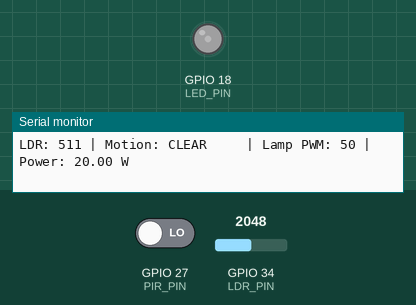
Simulated run of this sketch. Board: ESP32. On the bench: output pins drawn as LEDs (lit = HIGH), the last lines printed to the serial monitor. The test bench sets the inputs (shaded band); at power-on: GPIO 27 (PIR_PIN) LOW, GPIO 34 (LDR_PIN) = 2048. WiFi joins after 1.5 s; servers stay silent unless stated.

Above: at 2.7 s.
2.8 s: GPIO 27 (PIR_PIN) driven HIGH
At 4.2 s:
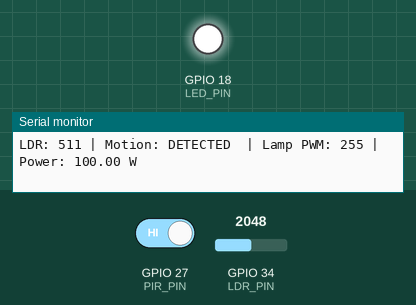
4.5 s: GPIO 27 (PIR_PIN) driven LOW
At 5.4 s:
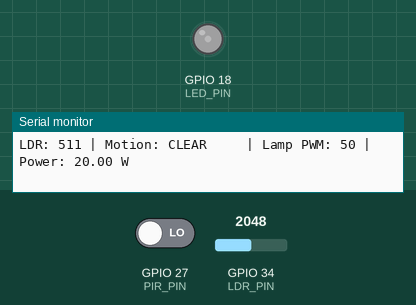
Timing chart, 0 to 7.5 s (numbered marks = the images above; inputs shaded):
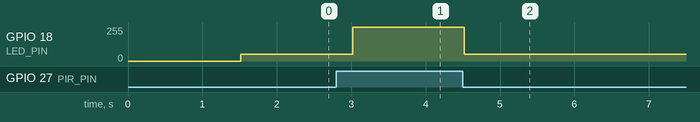

The sketch:

sketch.ino
```cpp
/*
 * Smart Streetlight IoT Control System with ThingSpeak Integration
 * Hardware: ESP32 + LDR + PIR Sensor + LED (Wokwi Simulation)
 * Course: 25EE256 - Sensor and Instrumentation
 */

#include <WiFi.h>
#include <HTTPClient.h>

// WiFi Configuration (Wokwi Free Virtual AP)
const char* ssid = "Wokwi-GUEST";
const char* password = "";

// ThingSpeak Configuration
// Replace with your ThingSpeak Write API Key from your channel:
const char* serverName = "http://api.thingspeak.com/update";
String apiKey = "YOUR_THINGSPEAK_WRITE_API_KEY";

// Pin Definitions
const int LDR_PIN = 34;      // ESP32 Analog Input (ADC1)
const int PIR_PIN = 27;      // PIR Motion Digital Input
const int LED_PIN = 18;      // PWM Output to Streetlight LED

// Threshold setting for LDR module (0 - 4095 on ESP32 ADC)
// In Wokwi photoresistor: High Lux gives low ADC value, Darkness gives high ADC value
const int LUX_THRESHOLD = 2000;

// Brightness levels (0-255 PWM)
const int BRIGHTNESS_OFF  = 0;    // 0% - Day mode
const int BRIGHTNESS_DIM  = 50;   // ~20% - Night idle standby mode
const int BRIGHTNESS_FULL = 255;  // 100% - Motion triggered active mode

// Telemetry Timer (ThingSpeak free tier rate limit is 15 seconds)
unsigned long lastTime = 0;
const unsigned long timerDelay = 15000; // 15 seconds

void setup() {
  Serial.begin(115200);
  pinMode(PIR_PIN, INPUT);
  pinMode(LED_PIN, OUTPUT);

  Serial.println("\n================================================");
  Serial.println("  Smart Streetlight IoT Simulation (ESP32)");
  Serial.println("  Connecting to WiFi and ThingSpeak...");
  Serial.println("================================================");

  // Connect to Wokwi WiFi
  WiFi.begin(ssid, password);
  Serial.print("Connecting to WiFi");
  while (WiFi.status() != WL_CONNECTED) {
    delay(500);
    Serial.print(".");
  }
  Serial.println("\nWiFi Connected! IP address: ");
  Serial.println(WiFi.localIP());
}

void loop() {
  int ldrRaw = analogRead(LDR_PIN);
  int motion = digitalRead(PIR_PIN);

  // In Wokwi ESP32 ADC is 12-bit (0-4095) or Arduino normalized
  // Scale down to 0-1023 for compatibility with Uno dashboard metrics
  int ldrScaled = map(ldrRaw, 0, 4095, 0, 1023);
  bool isDark = (ldrRaw > LUX_THRESHOLD || ldrScaled < 500);

  int currentPwm = BRIGHTNESS_OFF;
  float powerWatts = 0.0;
  int modeIndex = 0; // 0: Day OFF, 1: Night Standby, 2: Motion Active

  if (!isDark) {
    // 1. Daytime: Streetlight is OFF
    currentPwm = BRIGHTNESS_OFF;
    powerWatts = 0.0;
    modeIndex = 0;
    analogWrite(LED_PIN, BRIGHTNESS_OFF);
  }
  else {
    // 2. Nighttime: Check occupancy
    if (motion == HIGH) {
      // Pedestrian or vehicle detected -> Full 100% illumination
      currentPwm = BRIGHTNESS_FULL;
      powerWatts = 100.0;
      modeIndex = 2;
      analogWrite(LED_PIN, BRIGHTNESS_FULL);
    } else {
      // Empty road -> Energy-saving standby dim mode (20%)
      currentPwm = BRIGHTNESS_DIM;
      powerWatts = 20.0;
      modeIndex = 1;
      analogWrite(LED_PIN, BRIGHTNESS_DIM);
    }
  }

  // Periodic ThingSpeak Cloud Telemetry Upload
  if ((millis() - lastTime) >= timerDelay) {
    if (WiFi.status() == WL_CONNECTED) {
      HTTPClient http;

      // Construct ThingSpeak URL Query
      // field1: LDR Value, field2: PIR Motion, field3: Brightness PWM, field4: Power, field5: Mode
      String url = String(serverName) + "?api_key=" + apiKey +
                   "&field1=" + String(ldrScaled) +
                   "&field2=" + String(motion) +
                   "&field3=" + String(currentPwm) +
                   "&field4=" + String(powerWatts) +
                   "&field5=" + String(modeIndex);

      Serial.println("\n[ThingSpeak] Sending HTTP GET update...");
      Serial.println(url);

      http.begin(url);
      int httpResponseCode = http.GET();

      if (httpResponseCode > 0) {
        String payload = http.getString();
        Serial.print("[ThingSpeak] Response Code: ");
        Serial.print(httpResponseCode);
        Serial.print(" | Entry ID: ");
        Serial.println(payload);
      } else {
        Serial.print("[ThingSpeak] Error on sending POST: ");
        Serial.println(httpResponseCode);
      }
      http.end();
    } else {
      Serial.println("[WiFi] Disconnected from WiFi");
    }
    lastTime = millis();
  }

  // Serial status monitor
  Serial.print("LDR: ");
  Serial.print(ldrScaled);
  Serial.print(" | Motion: ");
  Serial.print(motion ? "DETECTED " : "CLEAR    ");
  Serial.print(" | Lamp PWM: ");
  Serial.print(currentPwm);
  Serial.print(" | Power: ");
  Serial.print(powerWatts);
  Serial.println(" W");

  delay(500);
}
```

Measured:
- after the input at 2.8 s, GPIO 18 (LED_PIN): 50/255 → 255/255 after 0.22 s
- after the input at 4.5 s, GPIO 18 (LED_PIN): 255/255 → 50/255 at once
